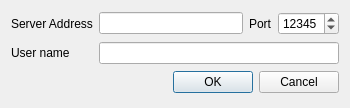
<?xml version="1.0" encoding="UTF-8"?>
<ui version="4.0">
 <class>TeamRadarDlgClass</class>
 <widget class="QDialog" name="TeamRadarDlgClass">
  <property name="geometry">
   <rect>
    <x>0</x>
    <y>0</y>
    <width>350</width>
    <height>108</height>
   </rect>
  </property>
  <property name="windowTitle">
   <string>TeamRadar</string>
  </property>
  <layout class="QGridLayout" name="gridLayout">
   <item row="0" column="0">
    <widget class="QLabel" name="label">
     <property name="text">
      <string>Server Address</string>
     </property>
    </widget>
   </item>
   <item row="0" column="1">
    <widget class="QLineEdit" name="leServerAddress"/>
   </item>
   <item row="0" column="2">
    <widget class="QLabel" name="label_2">
     <property name="text">
      <string>Port</string>
     </property>
    </widget>
   </item>
   <item row="0" column="3">
    <widget class="QSpinBox" name="sbPort">
     <property name="maximum">
      <number>65535</number>
     </property>
     <property name="value">
      <number>12345</number>
     </property>
    </widget>
   </item>
   <item row="1" column="0">
    <widget class="QLabel" name="label_3">
     <property name="text">
      <string>User name</string>
     </property>
    </widget>
   </item>
   <item row="1" column="1" colspan="3">
    <widget class="QLineEdit" name="leUserName"/>
   </item>
   <item row="2" column="1" colspan="3">
    <widget class="QDialogButtonBox" name="buttonBox">
     <property name="standardButtons">
      <set>QDialogButtonBox::Cancel|QDialogButtonBox::Ok</set>
     </property>
    </widget>
   </item>
  </layout>
 </widget>
 <resources/>
 <connections>
  <connection>
   <sender>buttonBox</sender>
   <signal>accepted()</signal>
   <receiver>TeamRadarDlgClass</receiver>
   <slot>accept()</slot>
   <hints>
    <hint type="sourcelabel">
     <x>276</x>
     <y>268</y>
    </hint>
    <hint type="destinationlabel">
     <x>127</x>
     <y>-24</y>
    </hint>
   </hints>
  </connection>
  <connection>
   <sender>buttonBox</sender>
   <signal>rejected()</signal>
   <receiver>TeamRadarDlgClass</receiver>
   <slot>reject()</slot>
   <hints>
    <hint type="sourcelabel">
     <x>324</x>
     <y>269</y>
    </hint>
    <hint type="destinationlabel">
     <x>280</x>
     <y>-20</y>
    </hint>
   </hints>
  </connection>
 </connections>
</ui>
